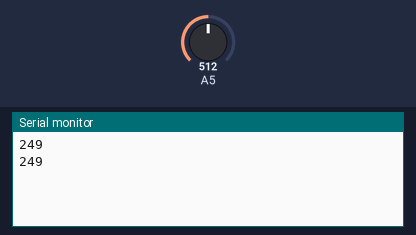
This sketch was run on a simulated Arduino Uno, built with avr-gcc and run on an emulated ATmega328P. Shown: the last lines printed to the serial monitor. The inputs (shaded band) are chosen by the test bench; at power-on: A5 = 512.

Above: at 1.8 s.
1.9 s: A5 set to 716
At 2.6 s:
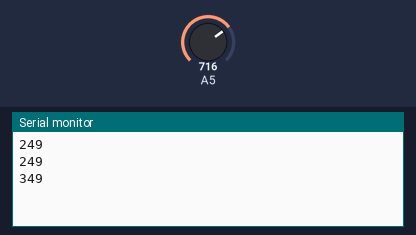
3.4 s: A5 set to 900
At 4.8 s:
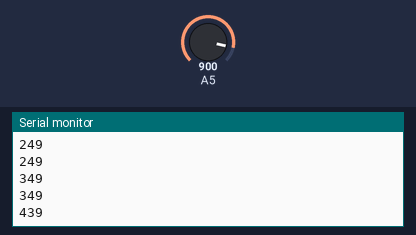
Timing chart, 0 to 6.4 s (numbered marks = the images above; inputs shaded):
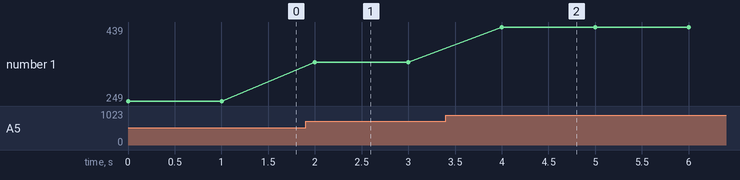

Measured:
- after the input at 1.9 s, the serial monitor: prints a new line after 0.10 s (image 1)
- after the input at 3.4 s, the serial monitor: prints a new line after 0.60 s (image 2)
- plotted number 1: 249 → 349 after the input at 1.9 s, 349 → 439 after the input at 3.4 s

The sketch:

sdfjksdf.ino
```cpp
void setup() {

Serial.begin(9600);
}

void loop() {
 int sicaklik=analogRead(5);
 sicaklik=sicaklik*0.488281;//anologdan dijitale donusturme
 Serial.println(sicaklik);
delay(1000);
}
```
